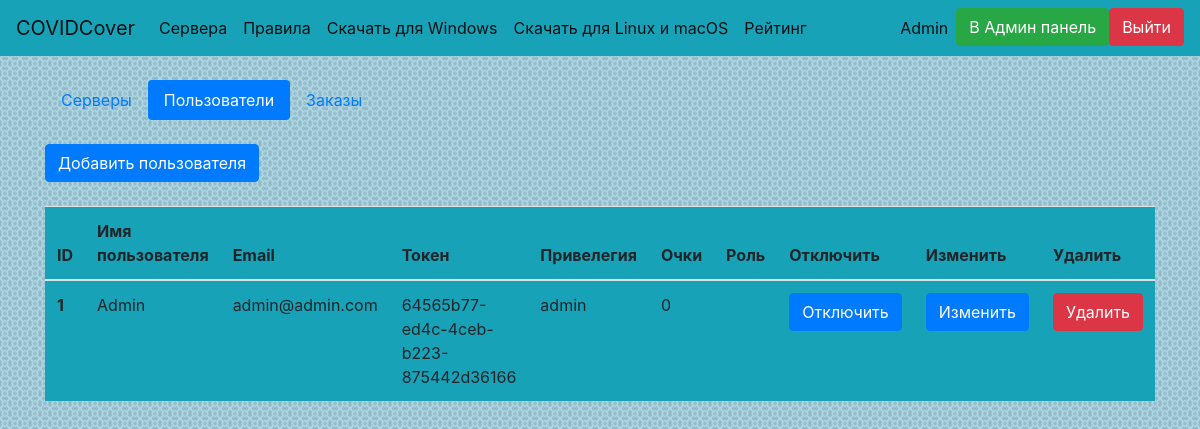
/admin/users (signed in), run on an earlier commit of the app's database.
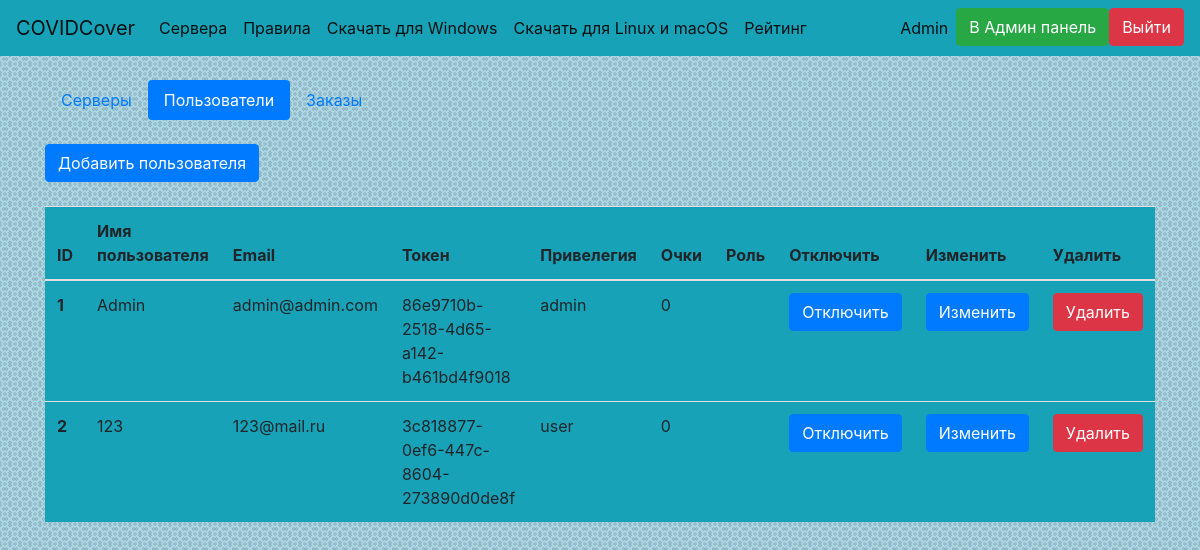
And on a later commit of the database.
### website/data/user.py (models this page shows, shortened)
class User(SqlAlchemyBase, UserMixin, SerializerMixin):
    __tablename__ = 'users'
    id = Column(Integer, primary_key=True, autoincrement=True, unique=True)
    email = Column(String, unique=True)
    username = Column(String, unique=True)
    hashed_password = Column(String, unique=False)
    token = Column(String, default=lambda: str(uuid4()), unique=True)
    privilege = Column(Integer, ForeignKey('privileges.id'), default=2, unique=False)
    order = relation('Order', back_populates='user')
    privilege_obj = relation('Privilege')
    score = Column(Integer, default=0, unique=False)
    role = Column(String, unique=False, default='')

### website/data/privilege.py (models this page shows)
class Privilege(SqlAlchemyBase, SerializerMixin):
    __tablename__ = 'privileges'
    id = Column(Integer, primary_key=True, autoincrement=True, unique=True)
    name = Column(String, unique=True)
    playable = Column(Boolean, default=1, unique=False)
    admin = Column(Boolean, default=0, unique=False)
    user = relation('User', back_populates='privilege_obj')

### website/admin_panel.py (the view)
@bp.route('/admin/users')
def admin_users():
    if not current_user.is_authenticated or not current_user.privilege_obj.admin:
        abort(404)
    session = create_session()
    users = session.query(User).all()
    return render_template('ad_users.html', title='Пользователи', users=users)

### website/data/db_session.py (called while the page is built)
def create_session():
    global __factory
    return __factory()

### website/main.py (called while the page is built)
@login_manager.user_loader
def load_user(user_id):
    session = create_session()
    return session.query(User).get(user_id)

### website/templates/ad_users.html
{% extends 'base.html'%}
{% block body %}
<ul class="nav nav-pills">
  <li class="nav-item">
    <a class="nav-link" href="/admin">Серверы</a>
  </li>
  <li class="nav-item">
    <a class="nav-link active" href="/admin/users">Пользователи</a>
  </li>
  <li class="nav-item">
    <a class="nav-link" href="/admin/orders">Заказы</a>
  </li>
</ul>
<br><a href="/admin/users/add" class="btn btn-primary">Добавить пользователя</a><br><br>
<div>
    <table class="table bg-info">
        <thead>
            <tr>
                <th scope="col">ID</th>
                <th scope="col">Имя пользователя</th>
                <th scope="col">Email</th>
                <th scope="col">Токен</th>
                <th scope="col">Привелегия</th>
                <th scope="col">Очки</th>
                <th scope="col">Роль</th>
                <th scope="col">Отключить</th>
                <th scope="col">Изменить</th>
                <th scope="col">Удалить</th>
            </tr>
        </thead>
    <tbody>
        {% for user in users %}
        <tr>
            <th scope="row">{{ user.id }}</th>
            <td>{{ user.username }}</td>
            <td>{{ user.email }}</td>
            <td>{{ user.token }}</td>
            <td>{{ user.privilege_obj.name }}</td>
            <td>{{ user.score }}</td>
            <td>{{ user.role }}</td>
            <td>
                <a class="btn btn-primary" href="/admin/users/disconnect?user={{ user.token }}">Отключить</a>
            </td>
            <td>
                <a class="btn btn-primary" href="/admin/users/edit?user={{ user.token }}">Изменить</a>
            </td>
            <td>
                <a class="btn btn-danger" href="/admin/users/delete?user={{ user.token }}">Удалить</a>
            </td>
        </tr>
        {% endfor %}
    </tbody>
    </table>
</div>
{% endblock %}

### website/templates/base.html (shortened to what this page needs)
<!DOCTYPE html>
<html lang="ru">
<head>
    <link rel="stylesheet" href="https://stackpath.bootstrapcdn.com/bootstrap/4.4.1/css/bootstrap.min.css">
    <link rel="stylesheet" href="/static/css/styles.css">
</head>
<body class="bg">
    <header>
<nav class="navbar navbar-expand-lg navbar-light bg-info">
  <a class="navbar-brand" href="/">COVIDCover</a>
  <div class="collapse navbar-collapse" id="navbarSupportedContent">
    <ul class="navbar-nav mr-auto">
            {% if current_user.is_authenticated %}
      <li class="nav-item active">
        <a class="nav-link" href="/monitor_servers">Сервера</a>
      </li>
        {% endif %}
<li class="nav-item active">
        <a class="nav-link" href="/rules" role="button">Правила</a>
      </li>
        <li class="nav-item active">
        <a class="nav-link" href="/static/installer.exe" role="button">Скачать для Windows</a>
      </li>
        <li class="nav-item active">
        <a class="nav-link" href="/static/installer.exe" role="button">Скачать для Linux и macOS</a>
      </li>
            {% if current_user.is_authenticated %}
        <li class="nav-item active">
        <a class="nav-link" href="/get_leaderboard" role="button">Рейтинг</a>
      </li>
        {% endif %}
    </ul>
    <ul class="navbar-nav">
    {% if current_user.is_authenticated %}
      <li class="nav-item active">
          <a class="nav-link disabled" href="/logout">{{ current_user.username }}</a>
      </li>
        {% if current_user.privilege == 1 %}
        <li class="nav-item active">
            <a class="btn btn-success" href="/admin">В Админ панель</a>
        </li>
        {% endif %}
        <li class="nav-item active">
          <a class="btn btn-danger" href="/logout">Выйти</a>
      </li>
          {% else %}
        <li class="nav-item">
            <a class="btn btn-primary " href="/register">Зарегистрироваться</a>
            <a class="btn btn-success" href="/login">Войти</a>
        </li>
    {% endif %}
    </ul>
  </div>
</nav>
    </header>
    <div>
    <main role="main" class="container">
        <br>
        {% block body %}{% endblock %}
    </main>
    </div>
</body>
</html>

What changed in the data, as far as the page shows it:
changed User "Admin": token "64565b77-ed4c-4ceb-b223-875442d36166" → "86e9710b-2518-4d65-a142-b461bd4f9018"
added User: id "2", username "123", email "123@mail.ru", token "3c818877-0ef6-447c-8604-273890d0de8f", privilege_obj.name "user", score "0"
